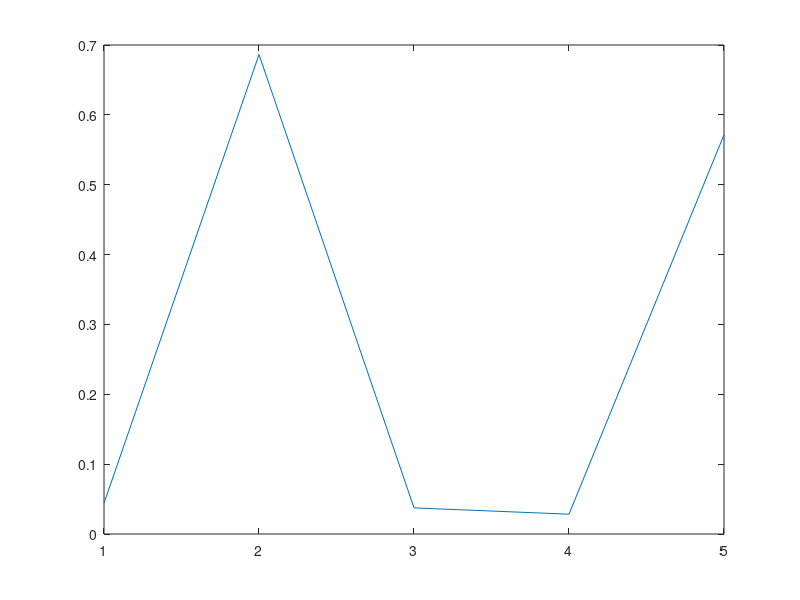

Reproduce this figure in MATLAB.
figure(1); clf;
plot(rand(1,5),'ButtonDownFcn',@lineCallback)

function lineCallback(src,~)
   src.Color = rand(1,3);
end
